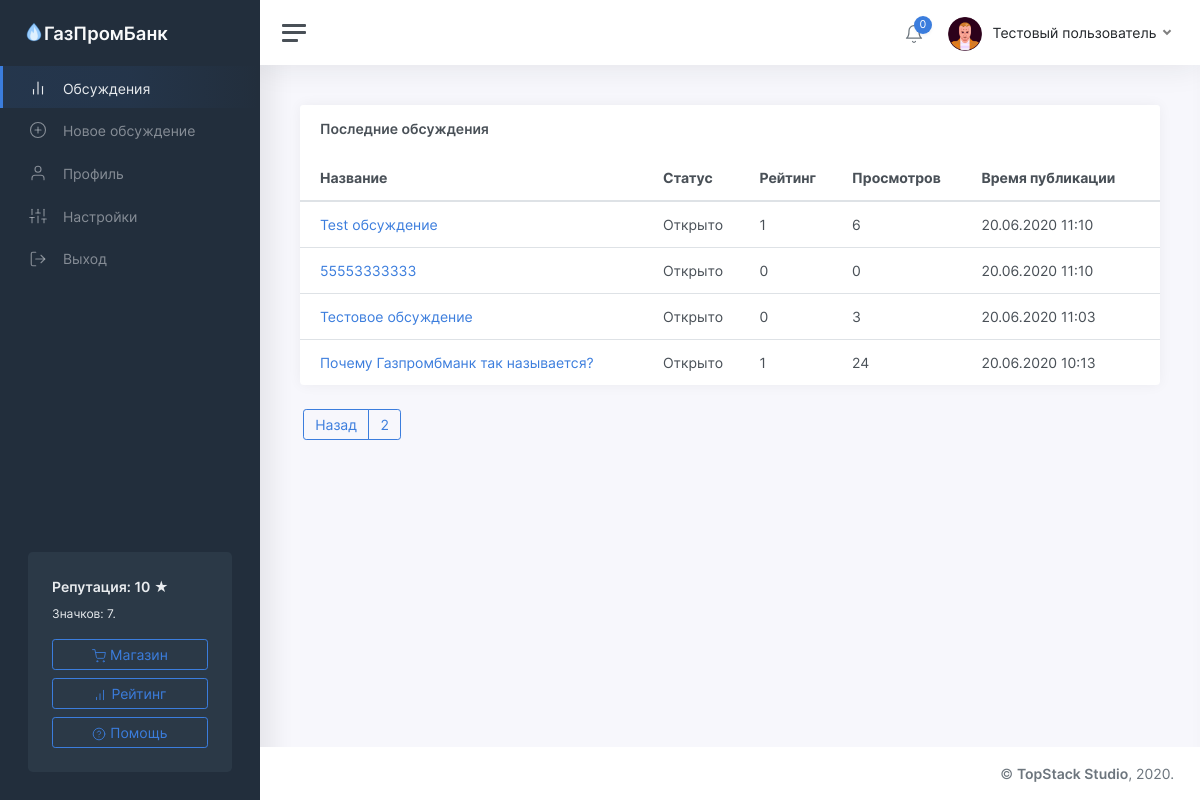
Page /threads/2 (signed in) on the earlier database version.
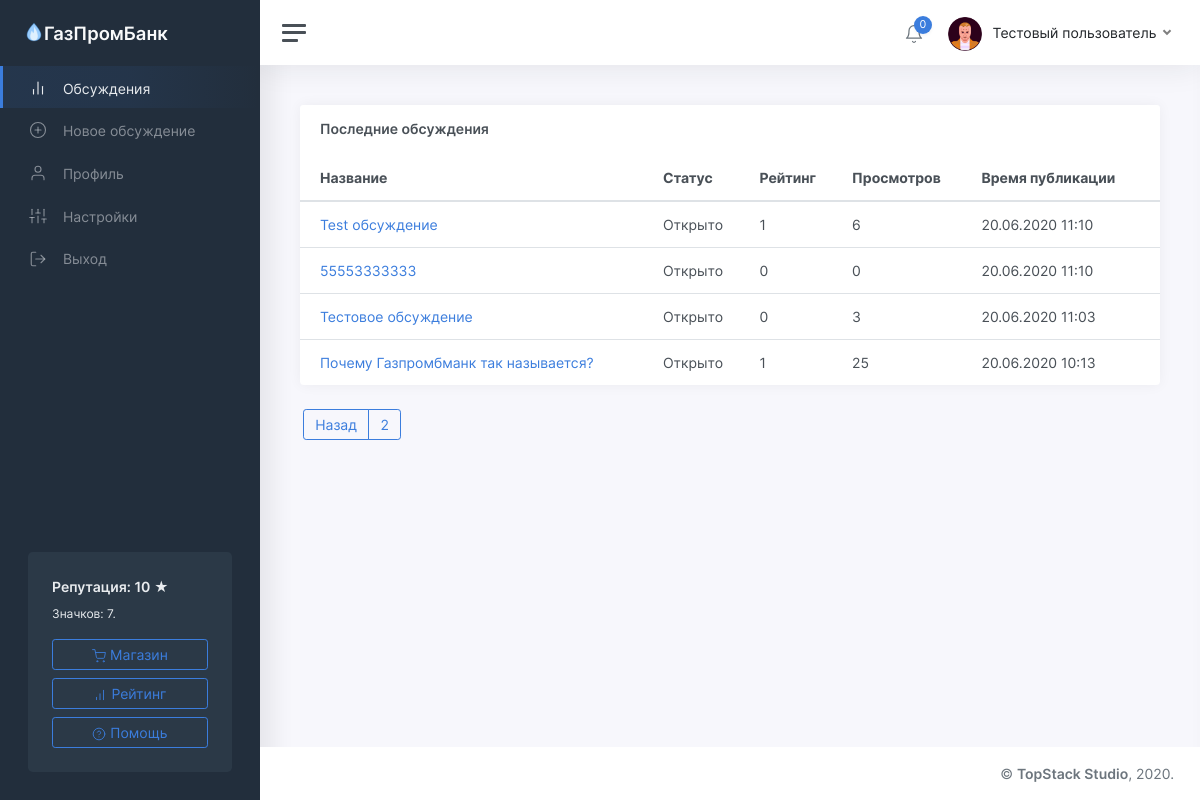
Same page on the later database version.
### tables this page shows
CREATE TABLE "threads" (
	"id"	INTEGER NOT NULL UNIQUE,
	"owner"	INTEGER NOT NULL,
	"title"	TEXT NOT NULL,
	"content"	TEXT,
	"date"	INTEGER,
	"up"	INTEGER,
	"down"	INTEGER,
	"views"	INTEGER,
	"status"	TEXT,
	"department"	TEXT,
	PRIMARY KEY("id")
);

### app/views.py (the view)
@app.route('/threads/<page>')
def listOfThreadsByPage(page):
	page = int(page)
	if page <= 1:
		return redirect('/threads')
	return render_template('threads_page.html', user=getUser(session['id']), threads=getThreads(offset=page), message=request.args.get('from'), page=page)

### app/functions.py (called while the page is built)
def getUser(identifier):
	conn = sqlite3.connect(db_path)
	conn.row_factory = sqlite3.Row
	cursor = conn.cursor()
	cursor.execute('SELECT * FROM users where id="%s"' % identifier)
	user = cursor.fetchone()
	if user:
		user = dict(user)
		user['badges'] = json.loads(user['badges'])
		user['notifications'] = getNotifications(identifier)
	return user

def statusToText(status):
	return statuses[status]

def fromTimestamp(timestamp):
	return datetime.utcfromtimestamp(timestamp + 3600 * 3).strftime('%d.%m.%Y %H:%M')

def getThreads(offset=0, count=10):
	conn = sqlite3.connect(db_path)
	conn.row_factory = sqlite3.Row
	cursor = conn.cursor()
	cursor.execute('SELECT id, title, date, up, down, status, views FROM threads ORDER BY date DESC')
	threads = cursor.fetchall()
	length = len(threads)
	if offset > 0:
		offset -= 1
	threads = threads[offset * 10:][:count]
	for x in range(len(threads)):
		threads[x] = dict(threads[x])
		threads[x]['status'] = statusToText(threads[x]['status'])
		threads[x]['date'] = fromTimestamp(threads[x]['date'])
	return (threads, length)

### templates/threads_page.html (shortened to what the changed rows need)
<!DOCTYPE html>
<html lang="ru">
	<head>
		<link href="/static/css/app.css" rel="stylesheet">
	</head>
	<body>
		<div class="wrapper">
			<div class="main">
				<main class="content">
					<div class="container-fluid p-0">
						<div class="row">
							<div class="col-12 col-lg-12 col-xxl-9 d-flex">
								<div class="card flex-fill">
									<table class="table table-hover my-0">
										{% if threads[0] %}
											<thead>
												<tr>
													<th>Название</th>
													<th class="d-none d-md-table-cell">Статус</th>
													<th>Рейтинг</th>
													<th class="d-none d-md-table-cell">Просмотров</th>
													<th class="d-none d-md-table-cell">Время публикации</th>
												</tr>
											</thead>
											<tbody>
												{% for thread in threads[0] %}
													<tr>
														<td><a href="/thread/{{thread.id}}">{{thread.title}}</a></td>
														<td class="d-none d-md-table-cell">{{thread.status}}</td>
														<td>{{thread.up - thread.down}}</td>
														<td class="d-none d-md-table-cell">{{thread.views}}</td>
														<td class="d-none d-md-table-cell">{{thread.date}}</td>
													</tr>
												{% endfor %}
											</tbody>
										{% endif %}
									</table>
								</div>
							</div>
						</div>
					</div>
				</main>
			</div>
		</div>
	</body>
</html>

Differences in the rows shown:
changed threads "Почему Газпромбманк так называется?": views "24" → "25"
